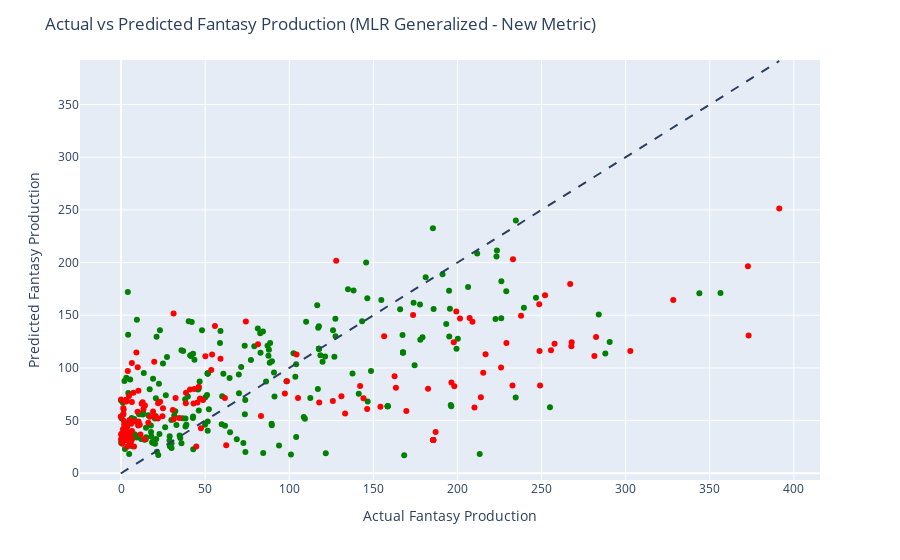

Write notebook code for a chart like this one.
### Code cell
# Creating the scatter plot
fig = px.scatter(df_error_graph_mlr, x='Actual', y='Predicted', color="Direction_Correct",
                color_discrete_map={True: 'green', False: 'red'}, hover_data=['Player_Name', 'Current_Season',
                                                                              'Previous_Season_Fantasy'])

# Adding line of equality (where actual equals predicted)
fig.add_shape(
    type='line',
    line=dict(dash='dash'),
    x0=df_error_graph_mlr['Actual'].min(),
    y0=df_error_graph_mlr['Actual'].min(),
    x1=df_error_graph_mlr['Actual'].max(),
    y1=df_error_graph_mlr['Actual'].max()
)

# Updating layout
fig.update_layout(
    title='Actual vs Predicted Fantasy Production (MLR Generalized - New Metric)',
    xaxis_title='Actual Fantasy Production',
    yaxis_title='Predicted Fantasy Production',
    showlegend=False
)

# fig.write_html("../../interactive/RB/fantasy-metrics/new-metric-mlr-generalized.html")

# Show the plot
fig.show()

### Figure 1 — Plotly figure (JSON) as saved in the notebook; plotly's stock layout.template omitted (floating-point values rounded to 4 significant figures; data arrays with more than 128 entries replaced by an {"elided": "..."} marker saying what was removed)
{"data": [{"customdata": {"elided": "225x3 mixed values"}, "hovertemplate": "Direction_Correct=True<br>Actual=%{x}<br>Predicted=%{y}<br>Player_Name=%{customdata[0]}<br>Current_Season=%{customdata[1]}<br>Previous_Season_Fantasy=%{customdata[2]}<extra></extra>", "legendgroup": "True", "marker": {"color": "green", "symbol": "circle"}, "mode": "markers", "name": "True", "orientation": "v", "showlegend": true, "type": "scatter", "x": {"elided": "225 float values"}, "xaxis": "x", "y": {"elided": "225 float values"}, "yaxis": "y"}, {"customdata": {"elided": "156x3 mixed values"}, "hovertemplate": "Direction_Correct=False<br>Actual=%{x}<br>Predicted=%{y}<br>Player_Name=%{customdata[0]}<br>Current_Season=%{customdata[1]}<br>Previous_Season_Fantasy=%{customdata[2]}<extra></extra>", "legendgroup": "False", "marker": {"color": "red", "symbol": "circle"}, "mode": "markers", "name": "False", "orientation": "v", "showlegend": true, "type": "scatter", "x": {"elided": "156 float values"}, "xaxis": "x", "y": {"elided": "156 float values"}, "yaxis": "y"}], "layout": {"legend": {"title": {"text": "Direction_Correct"}, "tracegroupgap": 0}, "margin": {"t": 60}, "shapes": [{"line": {"dash": "dash"}, "type": "line", "x0": -0.2, "x1": 391.3, "y0": -0.2, "y1": 391.3}], "showlegend": false, "title": {"text": "Actual vs Predicted Fantasy Production (MLR Generalized - New Metric)"}, "xaxis": {"anchor": "y", "domain": [0, 1], "title": {"text": "Actual Fantasy Production"}}, "yaxis": {"anchor": "x", "domain": [0, 1], "title": {"text": "Predicted Fantasy Production"}}}}
